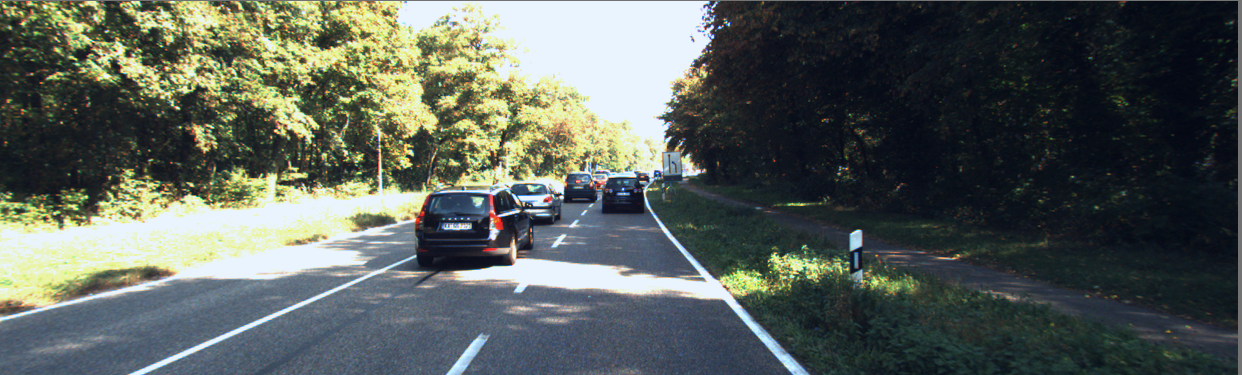
%> input picture matlab/predictions/1/imgL.png, 1242 x 375 px
$ octave demo.m   (GNU Octave 9; MATLAB toolbox functions it lacks are replaced by stand-ins)
%> lines starting %> are read from the running program, lines starting %| are printed output that depends on the picture
### matlab/disp_read.m
function D = disp_read (filename)
% loads disparity map D from png file
% for details see readme.txt

I = imread(filename);
D = double(I)/256;
D(I==0) = -1;

### matlab/disp_error.m
function d_err = disp_error (D_gt,D_est,tau)

E = abs(D_gt-D_est);
n_err   = length(find(D_gt>0 & E>tau(1) & E./abs(D_gt)>tau(2)));
n_total = length(find(D_gt>0));
d_err = n_err/n_total;

### matlab/demo.m
disp('======= KITTI 2015 Benchmark Demo =======');
clear all; close all; dbstop error;
% error threshold
tau = [3 0.05];

d_err_t = 0;
d_err_tQ = 0;
d_err_tD = 0;

for x = 1:40
    imageL = im2double(imread(strcat('predictions/',num2str(1),'/imgL.png')));
    gt = im2double(imread(strcat('predictions/',num2str(1),'/dispgt.png')));
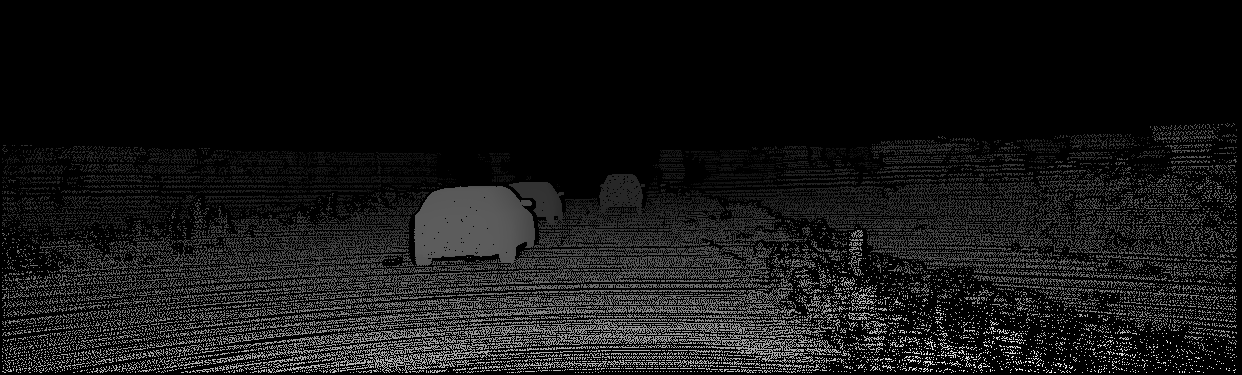
%> input picture matlab/predictions/1/dispgt.png, 1242 x 375 px
%> gt: size 375x1242 double; min 0, max 0.332, mean 0.0276

    % stereo demo
    disp('Load and show disparity map ... ');
    D_est = disp_read(['predictions/' num2str(x) '/prediction.png']);
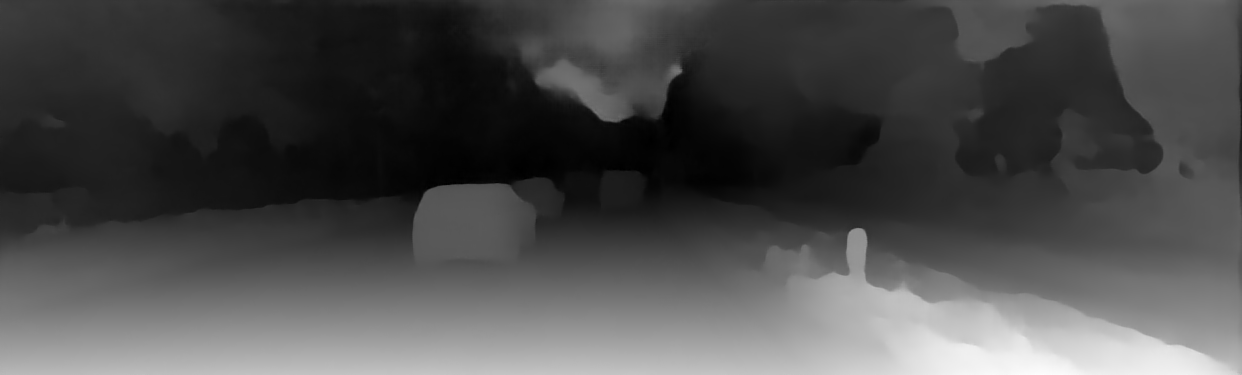
%> input picture matlab/predictions/1/prediction.png, 1242 x 375 px
%> in disp_read, I is the input picture: size 375x1242 uint16; min 1046, max 21289, mean 7095.3
    est = im2double(imread(strcat('predictions/',num2str(1),'/prediction.png')));
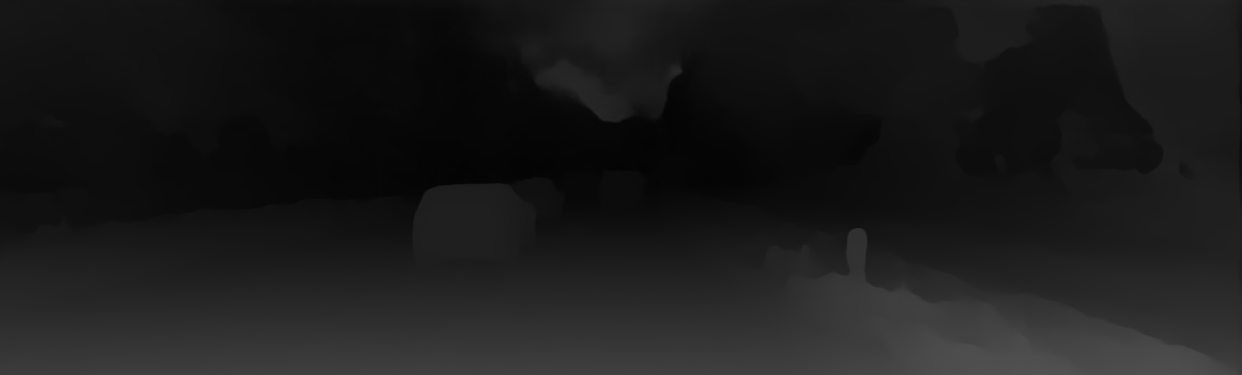
%> est: size 375x1242 double; min 0.016, max 0.325, mean 0.108
    D_estQ = disp_read(['predictions/' num2str(x) '/predictionQ.png']);
%> call 2 of disp_read, with filename = 'predictions/1/predictionQ.png'
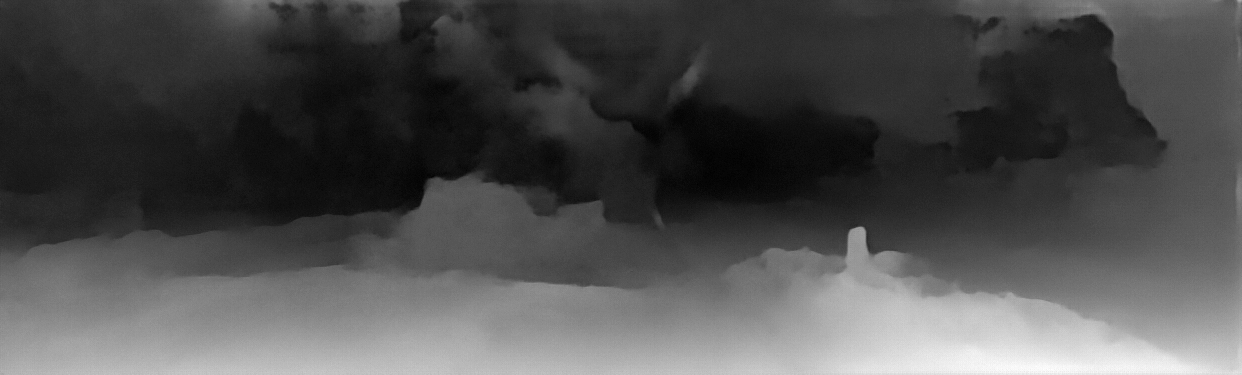
%> input picture matlab/predictions/1/predictionQ.png, 1242 x 375 px
%> in disp_read, I is the input picture: size 375x1242 uint16; min 1280, max 20992, mean 7351.8
    estQ = im2double(imread(strcat('predictions/',num2str(1),'/predictionQ.png')));
%> estQ: size 375x1242 double; min 0.0195, max 0.32, mean 0.112
    D_estD = disp_read(['predictions/' num2str(x) '/predictionD.png']);
%> call 3 of disp_read, with filename = 'predictions/1/predictionD.png'
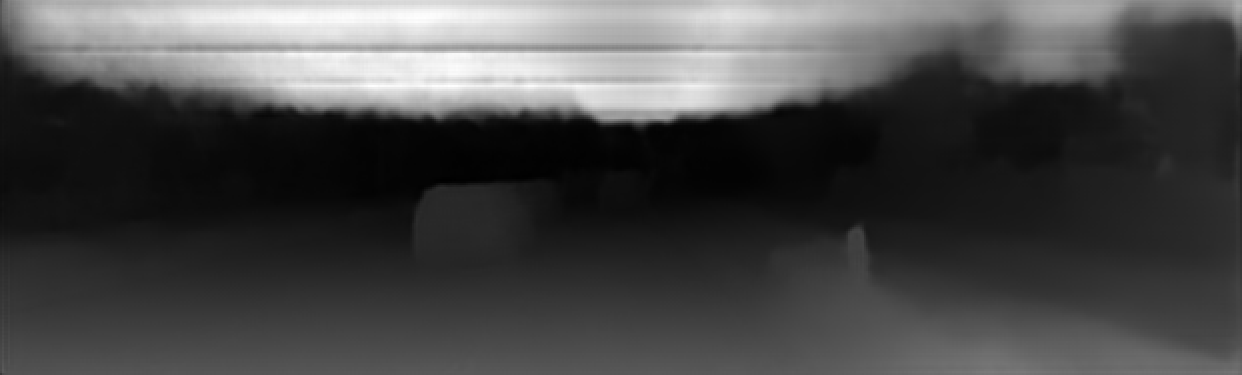
%> input picture matlab/predictions/1/predictionD.png, 1242 x 375 px
%> in disp_read, I is the input picture: size 375x1242 uint16; min 771, max 46424, mean 13791.7
    estD = im2double(imread(strcat('predictions/',num2str(1),'/predictionD.png')));
%> estD: size 375x1242 double; min 0.0118, max 0.708, mean 0.21

    D_gt  = disp_read(['predictions/' num2str(x) '/dispgt.png']);
%> in disp_read, I is the input picture: size 375x1242 uint16; min 0, max 21763, mean 1806

    d_err = disp_error(D_gt,D_est,tau);
%> in disp_error, `n_err   = length(find(D_gt>0 & E>tau(1) & E./abs(D_gt)>tau(2)));`: n_err = 4248
%> in disp_error, `n_total = length(find(D_gt>0));`: n_total = 101489
%> in disp_error, `d_err = n_err/n_total;`: d_err = 0.0419
%> d_err = 0.0419
    d_errQ = disp_error(D_gt,D_estQ,tau);
%> call 2 of disp_error, with tau = [3 0.05]
%> in disp_error (call 2), `E = abs(D_gt-D_est);`:
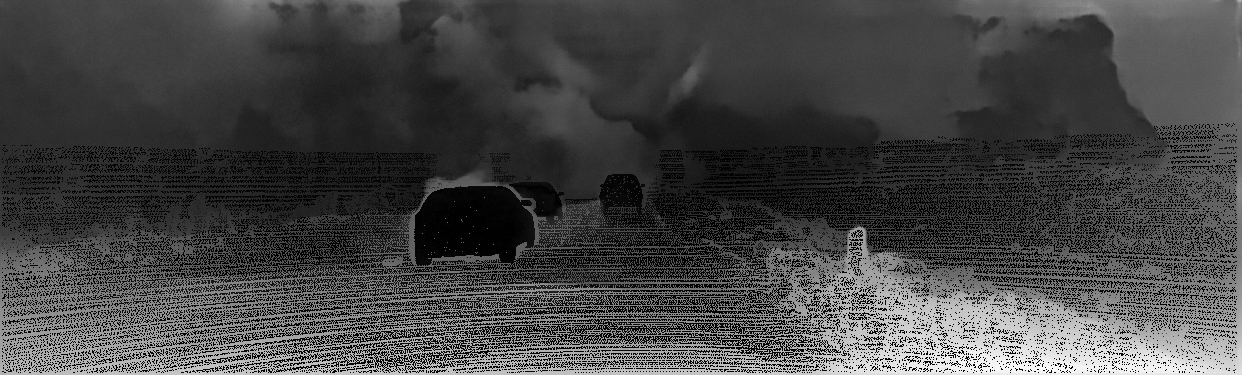
%> E: size 375x1242 double; min 0, max 83, mean 22.7; drawn with min black and max white
%> in disp_error (call 2), `n_err   = length(find(D_gt>0 & E>tau(1) & E./abs(D_gt)>tau(2)));`: n_err = 24416
%> in disp_error (call 2), `d_err = n_err/n_total;`: d_err = 0.241
%> d_errQ = 0.241
    d_errD = disp_error(D_gt,D_estD,tau);
%> call 3 of disp_error, with tau = [3 0.05]
%> in disp_error (call 3), `E = abs(D_gt-D_est);`:
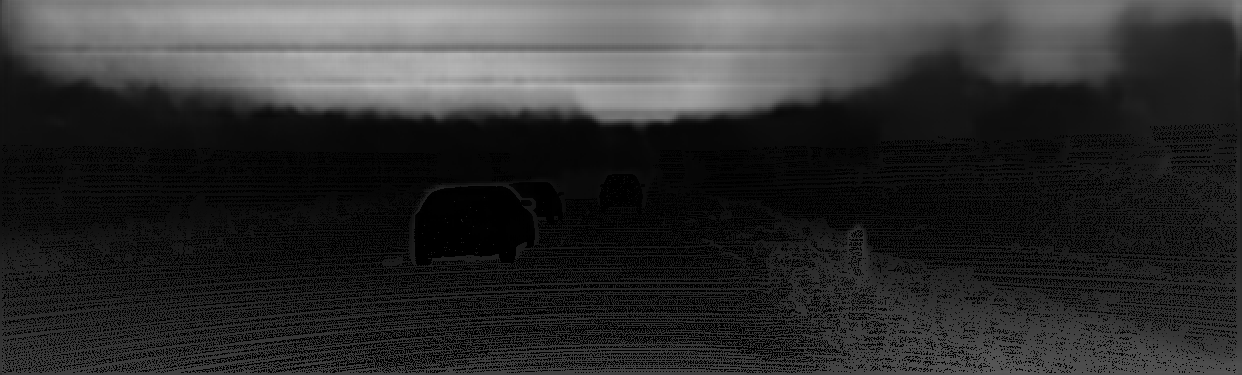
%> E: size 375x1242 double; min 0, max 182.3, mean 47.8
%> in disp_error (call 3), `n_err   = length(find(D_gt>0 & E>tau(1) & E./abs(D_gt)>tau(2)));`: n_err = 5050
%> in disp_error (call 3), `d_err = n_err/n_total;`: d_err = 0.0498
%> d_errD = 0.0498

    d_err_t = d_err_t + d_err;
%> d_err_t = 0.0419
    d_err_tQ = d_err_tQ + d_errQ;
%> d_err_tQ = 0.241
    d_err_tD = d_err_tD + d_errD;
%> d_err_tD = 0.0498

    if x==5
        D_err = disp_error_image(D_gt,D_est,tau);
        D_errQ = disp_error_image(D_gt,D_estQ,tau);
        D_errD = disp_error_image(D_gt,D_estD,tau);

        out = [est(:,:,[1 1 1]);disp_to_color([D_est;D_gt]);D_err];
        outQ = [estQ(:,:,[1 1 1]);disp_to_color([D_estQ;D_gt]);D_errQ];
        outD = [estD(:,:,[1 1 1]);disp_to_color([D_estD;D_gt]);D_errD];

        subplot(2,3,2),imshow([imageL; gt(:,:,[1 1 1])]);
        title('Reference');
        subplot(2,3,4),imshow([out]);
        title(sprintf('DispNet Mejorada - Pytorch - Disparity Error: %.2f %%',d_err*100));
        subplot(2,3,5),imshow([outD]);
        title(sprintf('DispNet - Pytorch - Disparity Error: %.2f %%',d_errD*100));
        subplot(2,3,6),imshow([outQ]);
        title(sprintf('DispNet Mejorada - Alveo U50 - Disparity Error: %.2f %%',d_errQ*100));
    end
end

d_err_t = 100*(d_err_t/40)
d_err_tQ = 100*(d_err_tQ/40)
d_err_tD = 100*(d_err_tD/40)
